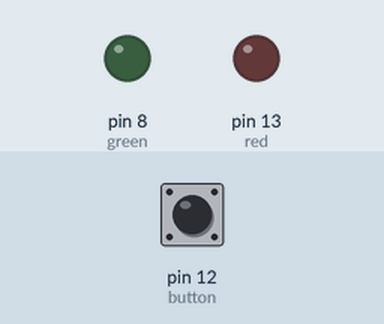
This sketch was run on a simulated Arduino Uno, built with avr-gcc and run on an emulated ATmega328P. Parts: output pins drawn as LEDs (lit = HIGH). Inputs (shaded band) come from the test bench; at power-on: pin 12 (button) LOW.

Above: at 1.2 s.
1.3 s: pin 12 (button) pulled HIGH for 0.15 s
At 1.37 s:
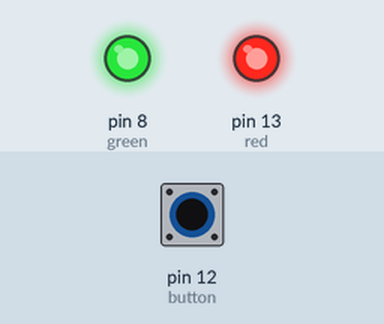
2.9 s: pin 12 (button) pulled HIGH for 3.2 s
At 7.4 s:
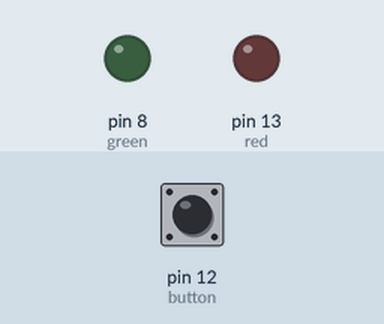
Timing chart, 0 to 8.9 s (numbered marks = the images above; inputs shaded):
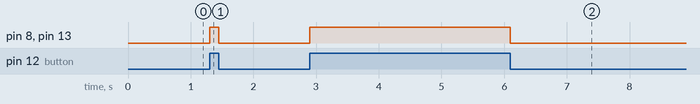

Measured:
- after the input at 1.3 s, pin 8 (green), pin 13 (red): LOW → HIGH at once, → LOW 0.15 s later
- after the input at 2.9 s, pin 8 (green), pin 13 (red): LOW → HIGH at once, → LOW 3.2 s later

The sketch:

sketch.ino
```cpp
int red = 13;
int green = 8;
int button = 12;

int buttonstate = 0;

void setup() {
  // put your setup code here, to run once:
  pinMode(13, OUTPUT);
  pinMode(8, OUTPUT);
  pinMode(12, INPUT);
}

void loop() {
  // put your main code here, to run repeatedly:
buttonstate = digitalRead(button);

 if (buttonstate == 1)
 {
  digitalWrite(red, HIGH);
  digitalWrite(green, HIGH);
 }
 else if (buttonstate == 0)
  {
  digitalWrite(red, LOW);
  digitalWrite(green, LOW);
 }
  }
```
